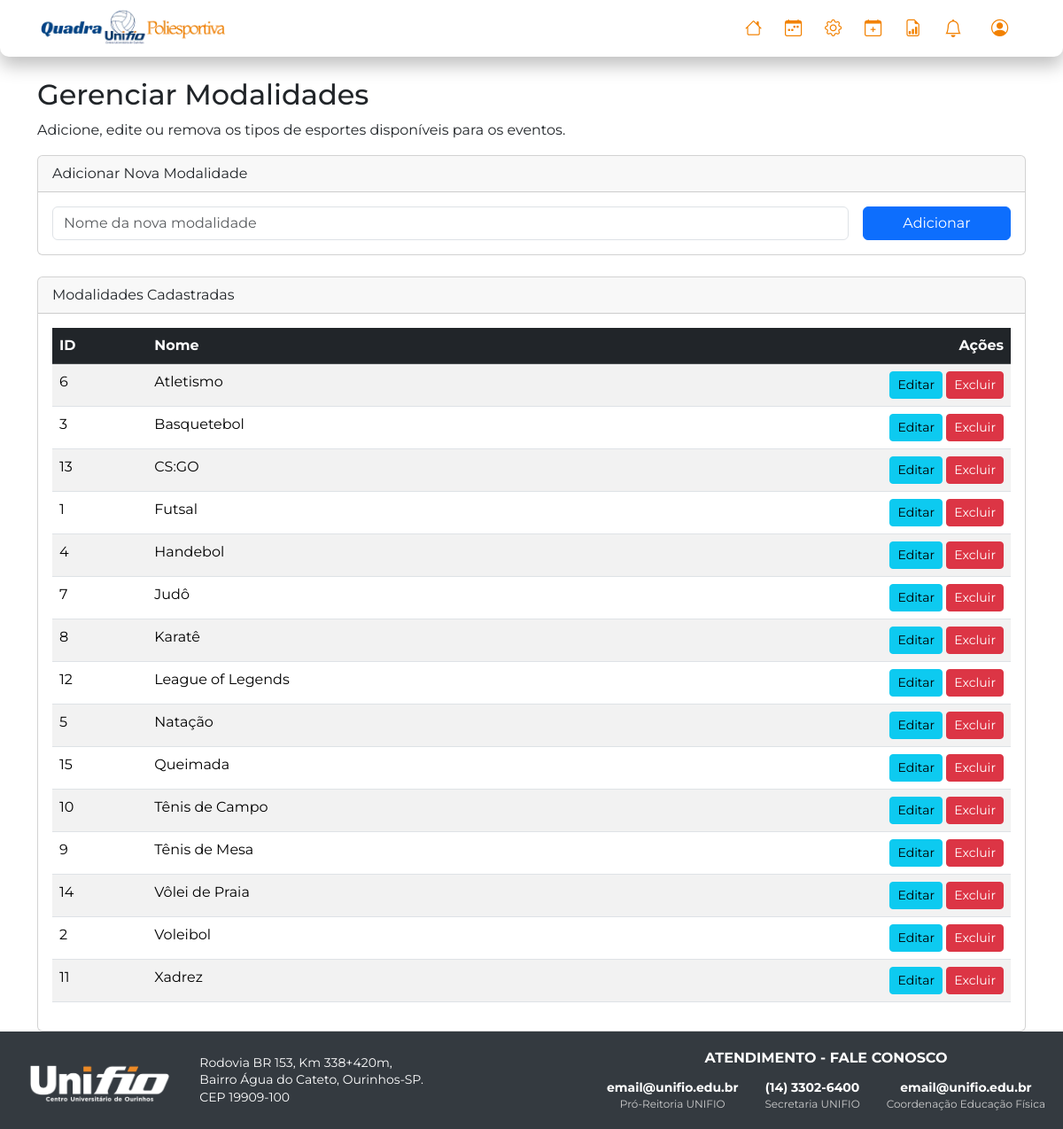
Screenshot of /superadmin/modalidades (signed in) with the database file from the repository.
### tables this page shows
CREATE TABLE `modalidades` (
  `id` int NOT NULL,
  `nome` varchar(100) NOT NULL
);

### src/Core/Connection.php (called while the page is built, shortened)
<?php
class Connection
{
    private static ?PDO $instance = null;
    public static function getInstance(): PDO
    {
        if (self::$instance === null) {
            $host = 'db';
            $dbname = 'application';
            $username = 'appuser';
            $password = 'apppass';
            $charset = 'utf8mb4';
            $dsn = "mysql:host={$host};dbname={$dbname};charset={$charset}";
            $options = [
                PDO::ATTR_ERRMODE            => PDO::ERRMODE_EXCEPTION,
                PDO::ATTR_DEFAULT_FETCH_MODE => PDO::FETCH_ASSOC,
                PDO::ATTR_EMULATE_PREPARES   => false,
            ];
            try {
                self::$instance = new PDO($dsn, $username, $password, $options);
                self::$instance->exec("SET NAMES utf8mb4 COLLATE utf8mb4_unicode_ci");
                self::$instance->exec("SET CHARACTER SET utf8mb4");
                self::$instance->exec("SET time_zone = '-03:00'");
            } catch (PDOException $e) {
                die('Erro de conexão com o banco de dados: ' . $e->getMessage());
            }
        }
        return self::$instance;
    }
}

### src/Controller/SuperAdminController.php (called while the page is built, shortened)
<?php
class SuperAdminController extends BaseController
{
    public function gerenciarModalidades()
    {
        $modalidadeRepo = $this->repository('ModalidadeRepository');
        view('super_admin/gerenciar-modalidades', [
            'title' => 'Gerenciar Modalidades',
            'user' => $this->getUserData(),
            'modalidades' => $modalidadeRepo->findAll()
        ]);
    }
}

### public/index.php (called while the page is built, shortened)
<?php
$url = $_GET['url'] ?? '/';
if ($url !== '/') {
    $url = '/' . rtrim($url, '/');
}
$method = $_SERVER['REQUEST_METHOD'];
try {
    Application\Core\Router::dispatch($url, $method);
} catch (Exception $e) {
    $isAjax = !empty($_SERVER['HTTP_X_REQUESTED_WITH']) &&
              strtolower($_SERVER['HTTP_X_REQUESTED_WITH']) == 'xmlhttprequest';
    $isJsonEndpoint = strpos($url, '/agendamento/detalhes') !== false;
    if ($isAjax || $isJsonEndpoint) {
        if (ob_get_level() > 0) ob_end_clean();
        header('Content-Type: application/json');
        http_response_code(500);
        echo json_encode([
            'error' => 'Erro no servidor',
            'message' => $e->getMessage(),
            'file' => basename($e->getFile()),
            'line' => $e->getLine(),
            'trace' => explode("\n", $e->getTraceAsString())
        ]);
    } else {
        if (ob_get_level() > 0) ob_end_clean();
        http_response_code(500);
        echo "<h1>Erro na Aplicação</h1>";
        echo "<p>Ocorreu um erro inesperado. Detalhes:</p>";
        echo "<pre>" . htmlspecialchars($e->getMessage()) . "</pre>";
    }
}

### src/Repository/ModalidadeRepository.php (called while the page is built, shortened)
<?php
class ModalidadeRepository
{
    private $pdo;
    public function __construct()
    {
        $this->pdo = Connection::getInstance();
    }
    public function findAll(): array
    {
        $stmt = $this->pdo->query("SELECT id, nome FROM modalidades ORDER BY nome ASC");
        return $stmt->fetchAll();
    }
}

### views/super_admin/gerenciar-modalidades.view.php (the view, shortened to what this page needs)
<h2>Gerenciar Modalidades</h2>
<p>Adicione, edite ou remova os tipos de esportes disponíveis para os eventos.</p>
<div class="card mb-4">
    <div class="card-header">Adicionar Nova Modalidade</div>
    <div class="card-body">
        <form method="post" action="/superadmin/modalidades/criar" class="row g-3 align-items-center">
            <div class="col-md-10">
                <input type="text" name="nome" id="nome" class="form-control" placeholder="Nome da nova modalidade" required>
            </div>
            <div class="col-md-2">
                <button type="submit" class="btn btn-primary w-100">Adicionar</button>
            </div>
        </form>
    </div>
</div>
<div class="card">
    <div class="card-header">Modalidades Cadastradas</div>
    <div class="card-body">
        <div class="table-responsive">
            <table class="table table-striped table-hover">
                <thead class="table-dark">
                <tr>
                    <th>ID</th>
                    <th>Nome</th>
                    <th class="text-end">Ações</th>
                </tr>
                </thead>
                <tbody>
                <?php if (empty($modalidades)): ?>
                    <tr>
                        <td colspan="3" class="text-center">Nenhuma modalidade cadastrada.</td>
                    </tr>
                <?php else: ?>
                    <?php foreach ($modalidades as $row): ?>
                        <tr>
                            <td><?php echo $row['id']; ?></td>
                            <td><?php echo htmlspecialchars($row['nome']); ?></td>
                            <td class="text-end">
                                <a href="/superadmin/modalidade/editar?id=<?php echo $row['id']; ?>" class="btn btn-sm btn-info">Editar</a>
                                <form method="post" action="/superadmin/modalidade/excluir" class="d-inline" onsubmit="return confirm('Tem certeza que deseja excluir esta modalidade?');">
                                    <button type="submit" class="btn btn-sm btn-danger">Excluir</button>
                                </form>
                            </td>
                        </tr>
                    <?php endforeach; ?>
                <?php endif; ?>
                </tbody>
            </table>
        </div>
    </div>
</div>

### src/Core/Router.php (shortened to what this page needs)
<?php
class Router
{
    protected static array $routes = [];
    public static function get(string $uri, string $action): void
    {
        self::$routes['GET'][$uri] = $action;
    }
    public static function post(string $uri, string $action): void
    {
        self::$routes['POST'][$uri] = $action;
    }
    protected static function extractParams(string $pattern, string $uri): ?array
    {
        $pattern = str_replace('/', '\/', $pattern);
        $pattern = preg_replace('/:([^\/]+)/', '(?P<\1>[^\/]+)', $pattern);
        $pattern = '/^' . $pattern . '$/';
        if (preg_match($pattern, $uri, $matches)) {
            array_shift($matches);
            return array_filter($matches, 'is_string', ARRAY_FILTER_USE_KEY);
        }
        return null;
    }
    public static function dispatch(string $uri, string $method): void
    {
        foreach (self::$routes[$method] as $route => $action) {
            $params = self::extractParams($route, $uri);
            if ($params !== null) {
                [$controllerName, $methodName] = explode('@', $action);
                $controllerClass = "Application\\Controller\\" . $controllerName;
                if (class_exists($controllerClass)) {
                    $controllerInstance = new $controllerClass();
                    if (method_exists($controllerInstance, $methodName)) {
                        call_user_func_array([$controllerInstance, $methodName], array_values($params));
                        return;
                    }
                }
            }
        }
        throw new \Exception("Rota não encontrada: [{$method}] {$uri}");
    }
}

### public/css/default.css (style rules this page uses)
body { font-family: 'Montserrat', Arial, sans-serif; min-height: 100vh; }
body.d-flex { min-height: 120vh; }
:root { --blue-color: #0900FF; --textcolor-blue: #004386; --orange-color: #F28100; --background-color: #ffffff; --text-color: #333333; --gradient-color-login: linear-gradient(90deg,rgba(9, 0, 255, 1) 0%, rgba(0, 0, 0, 1) 50%, rgba(242, 129, 0, 1) 100%); --gradient-color-text: linear-gradient(90deg,rgba(9, 0, 255, 1) 0%, rgba(242, 129, 0, 1) 100%); --orange-color-opacity: rgba(242, 129, 0, 0.20); --blue-color-opacity: rgba(9, 0, 255, 0.20); --shadow-carousel: 1px 10px 39px -8px rgba(0,0,0,0.75); --shadow-card: 0 4px 12px rgba(0,0,0,0.4); --shadow-card-hover: 0 6px 20px rgba(0,0,0,0.45); --shadow-light: 0 2px 6px rgba(0,0,0,0.08); }

### rows the page displays
modalidades: id "6", nome "Atletismo"
modalidades: id "3", nome "Basquetebol"
modalidades: id "13", nome "CS:GO"
modalidades: id "1", nome "Futsal"
modalidades: id "4", nome "Handebol"
modalidades: id "7", nome "Judô"
modalidades: id "8", nome "Karatê"
modalidades: id "12", nome "League of Legends"
modalidades: id "5", nome "Natação"
modalidades: id "15", nome "Queimada"
modalidades: id "10", nome "Tênis de Campo"
modalidades: id "9", nome "Tênis de Mesa"
modalidades: id "14", nome "Vôlei de Praia"
modalidades: id "2", nome "Voleibol"
modalidades: id "11", nome "Xadrez"
